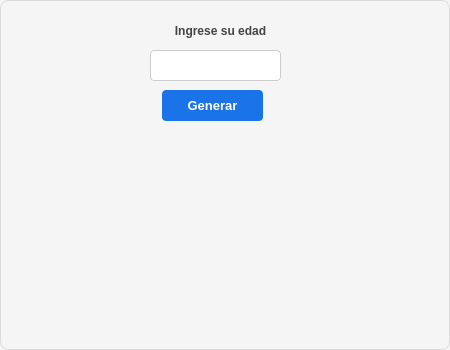
<?xml version="1.0" encoding="UTF-8"?>
<ui version="4.0">
 <class>Dialog</class>
 <widget class="QDialog" name="Dialog">
  <property name="geometry">
   <rect>
    <x>0</x>
    <y>0</y>
    <width>450</width>
    <height>350</height>
   </rect>
  </property>
  <property name="font">
   <font>
    <pointsize>10</pointsize>
   </font>
  </property>
  <property name="windowTitle">
   <string>Años cumplidos</string>
  </property>
  <property name="styleSheet">
   <string notr="true">/* Estilo general del diálogo */
QDialog {
    background-color: #f5f5f5;   /* Fondo claro */
    border: 1px solid #dcdcdc;   /* Borde sutil */
    border-radius: 8px;          /* Esquinas suaves */
    color: #333333;              /* Texto neutro */
}

/* Etiquetas */
QLabel {
    color: #444444;              /* Gris oscuro para contraste */
    padding: 4px;
}

/* Campos de texto */
QLineEdit {
    background-color: #ffffff;   /* Fondo blanco */
    border: 1px solid #cccccc;   /* Borde suave */
    border-radius: 4px;
    padding: 6px;
    selection-background-color: #87cefa; /* Azul claro al seleccionar */
    selection-color: #000000;
}

QLineEdit:focus {
    border: 1px solid #1a73e8;   /* Azul corporativo al enfocar */
    background-color: #fafafa;
}

/* Botones */
QPushButton {
    background-color: #1a73e8;   /* Azul profesional */
    color: #ffffff;
    border: none;
    border-radius: 4px;
    padding: 8px 14px;
    font-weight: bold;
}

QPushButton:hover {
    background-color: #1669c1;   /* Azul más intenso al pasar el cursor */
}

QPushButton:pressed {
    background-color: #0d47a1;   /* Azul profundo al presionar */
}

QPushButton:disabled {
    background-color: #e0e0e0;   /* Gris claro para deshabilitado */
    color: #888888;
}
</string>
  </property>
  <widget class="QLabel" name="label">
   <property name="geometry">
    <rect>
     <x>10</x>
     <y>10</y>
     <width>421</width>
     <height>41</height>
    </rect>
   </property>
   <property name="font">
    <font>
     <weight>75</weight>
     <bold>true</bold>
    </font>
   </property>
   <property name="text">
    <string>Ingrese su edad</string>
   </property>
   <property name="alignment">
    <set>Qt::AlignCenter</set>
   </property>
  </widget>
  <widget class="QLineEdit" name="ent_edad">
   <property name="geometry">
    <rect>
     <x>150</x>
     <y>50</y>
     <width>131</width>
     <height>31</height>
    </rect>
   </property>
  </widget>
  <widget class="QLabel" name="lbl_mostrar">
   <property name="geometry">
    <rect>
     <x>0</x>
     <y>120</y>
     <width>451</width>
     <height>211</height>
    </rect>
   </property>
   <property name="font">
    <font>
     <pointsize>8</pointsize>
    </font>
   </property>
   <property name="text">
    <string/>
   </property>
   <property name="alignment">
    <set>Qt::AlignLeading|Qt::AlignLeft|Qt::AlignTop</set>
   </property>
  </widget>
  <widget class="QPushButton" name="btn_generar">
   <property name="geometry">
    <rect>
     <x>162</x>
     <y>90</y>
     <width>101</width>
     <height>31</height>
    </rect>
   </property>
   <property name="text">
    <string>Generar</string>
   </property>
  </widget>
 </widget>
 <resources/>
 <connections/>
</ui>
